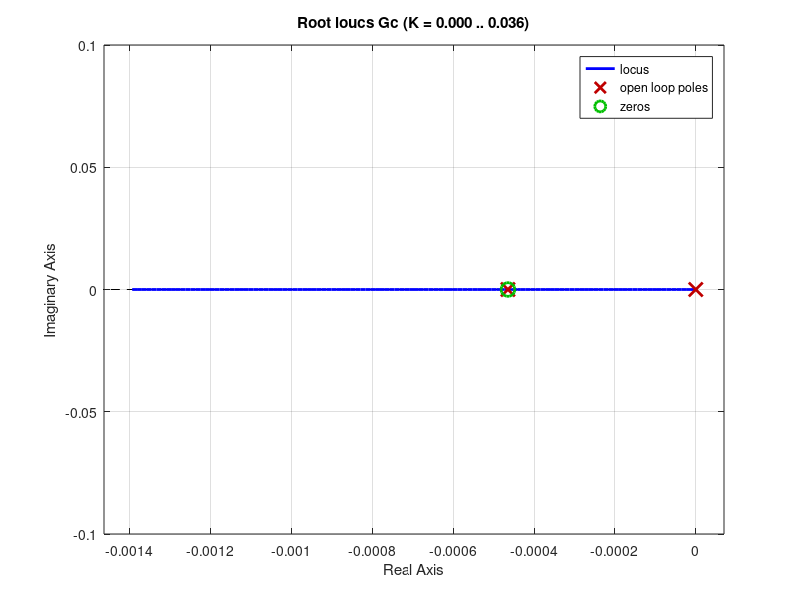
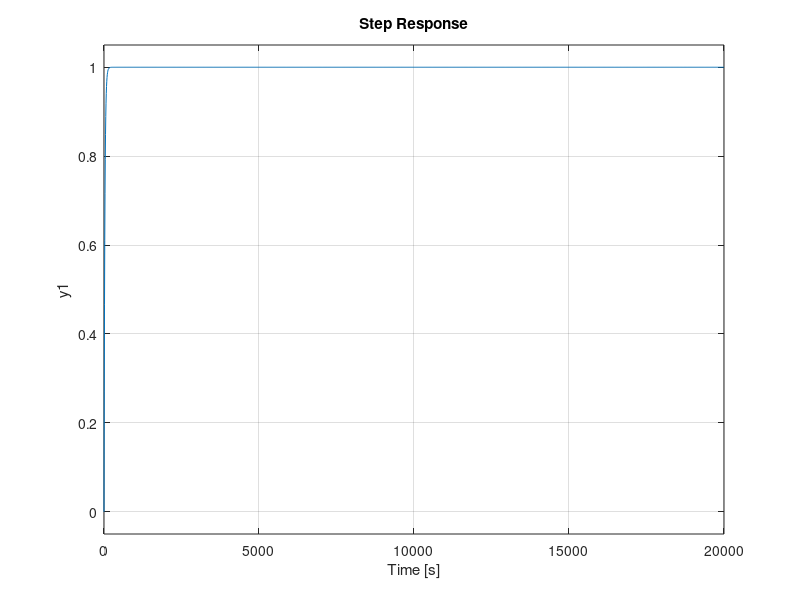

Source code (MATLAB) for these figures, in order:
clear
close all
clc

% Definindo s como função de transferência
s = tf('s');

% Planta do sistema
num = 4899.2;
den = [2153 1];
G = tf(num, den); % função de transferência do sistema
Kph = 2.39 * 10^-4;
Kcciclos = 1349.8;
Ksensor = 0.1;
R = 16.129;
P = 1 / R;
Gplanta = G * Kph * P * Kcciclos * Ksensor;
Gmf = feedback(Gplanta, 1);    

% Polos do sistema a malha fechada
p = pole(Gplanta)

% Zero do integrador
Ti = 1/p
Gpi = (s - 1/Ti) / s;

% Sistema compensado
Ki = 8.5;
C = Ki * Gpi;
[numC, denC] = tfdata(C, 'v')
Gc = Gplanta * C;

% Lugar de raízes do sistema compensado
rlocus(Gc);

% Resposta ao degrau unitário do sistema compensado
figure()
step(feedback(Gc, 1));

% Valores dos componentes do circuito
C2 = 100 * 10^-3;   
R2 = -Ti / C2;
R1 = 1000;
R3 = 1000;
R4 = Ki * R1 * R3 / R2;


